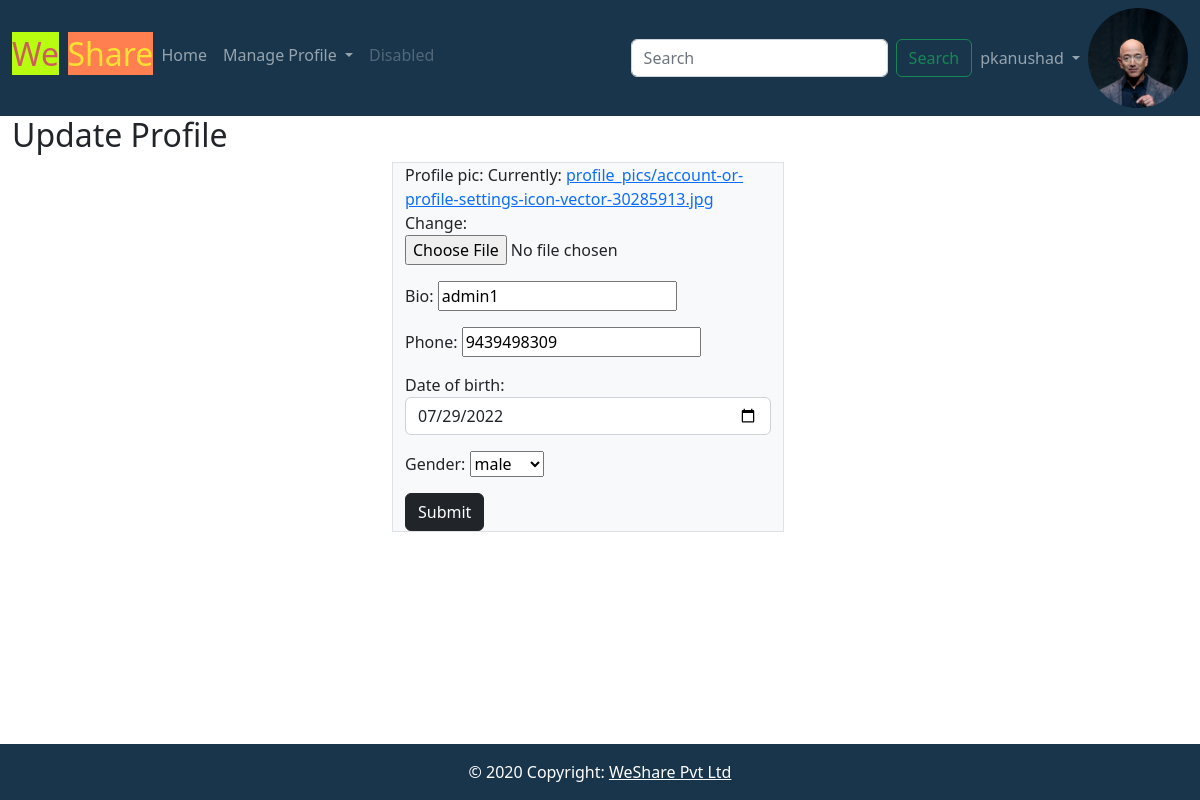
/blog/users/profile/change/2 (signed in), run on the app's committed database.
### blog_app/models.py (models this page shows, shortened)
class UserProfile(models.Model):
    profile_pic=models.ImageField(upload_to="profile_pics",null=True)
    bio=models.CharField(max_length=120)
    phone=models.CharField(max_length=15)
    date_of_birth=models.DateField(null=True)
    options=(
        ("male","male"),
        ("female","female"),
        ("other","other")
    )
    gender=models.CharField(max_length=12,choices=options,default="male")
    user=models.OneToOneField(User,on_delete=models.CASCADE,related_name="users")
    following=models.ManyToManyField(User,related_name="following",blank=True)

### blog_app/views.py (the view, shortened to what this page needs)
# urls.py: path("users/profile/change/<int:user_id>",views.ProfileUpdateView.as_view(),name="profile-update"),
@method_decorator(signin_required,name="dispatch")
class ProfileUpdateView(UpdateView):
    model = UserProfile
    form_class = UserProfileForm
    template_name = "profile-update.html"
    success_url = reverse_lazy("home")
    pk_url_kwarg = "user_id"

### blog_app/forms.py
class UserProfileForm(ModelForm):
    class Meta:
        model=UserProfile
        exclude=("user","following",)
        widgets={
            "date_of_birth":forms.DateInput(attrs={"class":"form-control","type":"date"})
        }

### blog_app/views.py (called while the page is built)
def signin_required(func):
    def wrapper(request,*args,**kwargs):
        if request.user.is_authenticated:
            return func(request,*args,**kwargs)
        else:
            messages.error(request,"you must login")
            return redirect("sign-in")
    return wrapper

### blog_app/templates/profile-update.html (shortened to what this page needs)
{%extends 'base.html'%}
{%block body_block%}
<h2>Update Profile</h2>
<div class="row ">
    <div class="col-4"></div>
    <div class="col-md-4 col-sm-12  bg-light border">
          <form class="" action="" method="post" enctype="multipart/form-data">
                {{form.as_p}}
                <input type="submit" class="btn btn-dark">
            </form>
    </div>
    <div class="col-4"></div>
</div>
{%endblock%}

### blog_app/templates/base.html (shortened to what this page needs)
<!DOCTYPE html>
{% load static %}
<html lang="en">
<head>
    <link href="https://cdn.jsdelivr.net/npm/bootstrap@5.2.0/dist/css/bootstrap.min.css" rel="stylesheet">
    <link rel="stylesheet" href="https://use.fontawesome.com/releases/v5.12.1/css/all.css">
<link href="https://cdn.jsdelivr.net/npm/bootstrap@5.2.0/dist/css/bootstrap.min.css" rel="stylesheet">
  <link href="{%static 'css/styles.css'%}" rel="stylesheet"/>
</head>
<body>
<nav class="navbar navbar-expand-lg navbar-dark" style="background-color: #18354c;">
  <div class="container-fluid">
    <div class="collapse navbar-collapse" id="navbarSupportedContent">
      <ul class="navbar-nav me-auto mb-2 mb-lg-0">
        <li class="nav-item">
            <h2 class=""> <span style="color:#CD5C5C; background-color: #B8FC0F;">We</span> <span style="color:#FFE033; background-color: coral;" >Share</span></h2>
        </li>
        <li class="nav-item">
          <a class="nav-link" href="{%url 'home'%}">Home</a>
        </li>
        <li class="nav-item dropdown">
          <a class="nav-link dropdown-toggle" href="#" role="button" data-bs-toggle="dropdown" aria-expanded="false">
            Manage Profile
          </a>
        </li>
        <li class="nav-item">
          <a class="nav-link disabled">Disabled</a>
        </li>
      </ul>
        <form class="d-flex" role="search">
        <input class="form-control me-2" type="search" placeholder="Search" aria-label="Search">
        <button class="btn btn-outline-success" type="submit">Search</button>
      </form>
    </div>
      <div>
           <ul class="navbar-nav me-auto mb-2 mb-lg-0">
        <li class="nav-item dropdown">
          <a class="nav-link dropdown-toggle" href="#" role="button" data-bs-toggle="dropdown" aria-expanded="false">
            {{request.user}}
          </a>
        </li>
      </ul>
      </div>
       <div style="height:100px;width:100px;">
          <a class="navbar-brand" href="{%url 'pic-change' request.user.users.id%}">
              {%if request.user.users.profile_pic%}
                 <img src="{{request.user.users.profile_pic.url}}" alt="..." style="width:100%;height:100%" class="rounded-circle">
               {%endif%}
          </a>
      </div>
  </div>
</nav>
<body>
<div class="container-fluid">
  <div class="row">
     {%block body_block%}
     {%endblock%}
  </div>
</div>
<footer class=" sticky-footer bg-light text-center text-lg-start">
  <div class="text-center p-3 text-white" style="background-color: #18354c;"">
    © 2020 Copyright:
    <a class="text-white" href="">WeShare Pvt Ltd</a>
  </div>
</footer>
</body>
</body>
</html>

### blog_app/static/css/styles.css (style rules this page uses)
body { min-height:100vh; }
.sticky-footer { position:sticky; top:100%; }

### data on the page
UserProfile: bio "admin1", phone "9439498309", date_of_birth "07/29/2022", gender "male"

### other printed values
{{ request.user }} "pkanushad"
